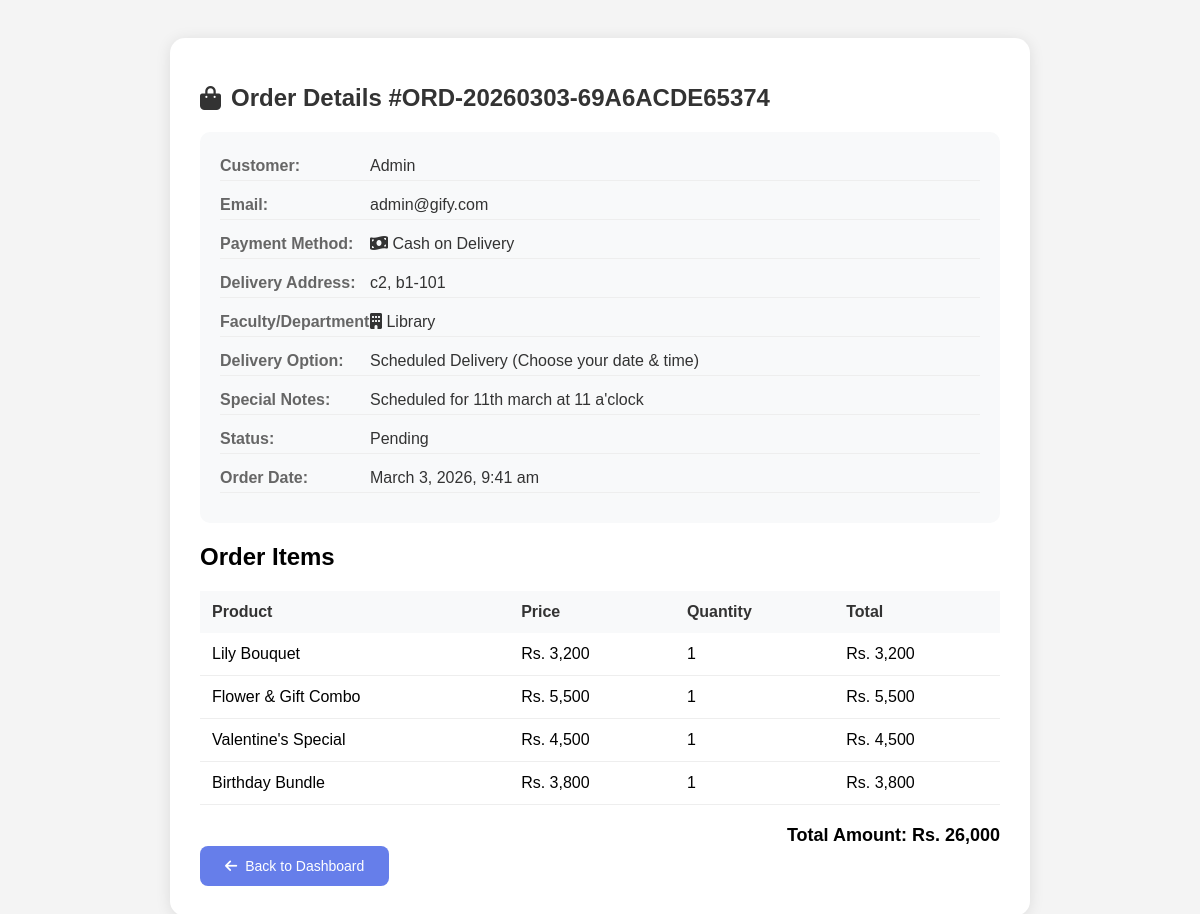
The app's page /admin/view_order.php?id=4 (signed in) with its own data.
### tables this page shows
CREATE TABLE `orders` (
  `id` int(11) NOT NULL,
  `user_id` int(11) NOT NULL,
  `order_number` varchar(50) NOT NULL,
  `total_amount` decimal(10,2) NOT NULL,
  `payment_method` enum('card','cash') NOT NULL,
  `delivery_address` text NOT NULL,
  `status` enum('pending','processing','completed','cancelled') DEFAULT 'pending',
  `created_at` timestamp NOT NULL DEFAULT current_timestamp(),
  `faculty` varchar(100) NOT NULL DEFAULT 'Not Specified',
  `delivery_option` varchar(50) NOT NULL DEFAULT 'standard',
  `special_notes` text DEFAULT NULL
);

CREATE TABLE `users` (
  `id` int(11) NOT NULL,
  `full_name` varchar(100) NOT NULL,
  `email` varchar(100) NOT NULL,
  `password` varchar(255) NOT NULL,
  `created_at` timestamp NOT NULL DEFAULT current_timestamp(),
  `is_admin` tinyint(4) DEFAULT 0
);

CREATE TABLE `order_items` (
  `id` int(11) NOT NULL,
  `order_id` int(11) NOT NULL,
  `product_id` int(11) NOT NULL,
  `product_name` varchar(200) NOT NULL,
  `price` decimal(10,2) NOT NULL,
  `quantity` int(11) NOT NULL
);

### admin/view_order.php (the view, shortened to what this page needs)
<?php
require_once '../config/database.php';
$order_id = $_GET['id'] ?? 0;
$stmt = $pdo->prepare("
    SELECT o.*, u.full_name, u.email
    FROM orders o
    JOIN users u ON o.user_id = u.id
    WHERE o.id = ?
");
$stmt->execute([$order_id]);
$order = $stmt->fetch();
$stmt = $pdo->prepare("SELECT * FROM order_items WHERE order_id = ?");
$stmt->execute([$order_id]);
$items = $stmt->fetchAll();
?>
<!DOCTYPE html>
<html>
<head>
    <link rel="stylesheet" href="https://cdnjs.cloudflare.com/ajax/libs/font-awesome/6.0.0/css/all.min.css">
</head>
<body>
    <div class="container">
        <h1><i class="fas fa-shopping-bag"></i> Order Details #<?php echo $order['order_number']; ?></h1>
        <div class="order-info">
            <div class="info-row">
                <span class="info-label">Customer:</span>
                <span class="info-value"><?php echo htmlspecialchars($order['full_name']); ?></span>
            </div>
            <div class="info-row">
                <span class="info-label">Email:</span>
                <span class="info-value"><?php echo htmlspecialchars($order['email']); ?></span>
            </div>
            <div class="info-row">
                <span class="info-label">Payment Method:</span>
                <span class="info-value">
                    <?php if($order['payment_method'] == 'card'): ?>
                        <i class="fas fa-credit-card"></i> Credit Card
                    <?php else: ?>
                        <i class="fas fa-money-bill-wave"></i> Cash on Delivery
                    <?php endif; ?>
                </span>
            </div>
            <div class="info-row">
                <span class="info-label">Delivery Address:</span>
                <span class="info-value"><?php echo htmlspecialchars($order['delivery_address']); ?></span>
            </div>
            <div class="info-row">
                <span class="info-label">Faculty/Department:</span>
                <span class="info-value"><i class="fas fa-building"></i> <?php echo htmlspecialchars($order['faculty']); ?></span>
            </div>
            <div class="info-row">
                <span class="info-label">Delivery Option:</span>
                <span class="info-value">
                    <?php
                        $deliveryOptions = [
                            'standard' => 'Standard Delivery (2-3 working days)',
                            'express' => 'Express Delivery (Same day / Next day)',
                            'scheduled' => 'Scheduled Delivery (Choose your date & time)'
                        ];
                        echo isset($deliveryOptions[$order['delivery_option']]) ? $deliveryOptions[$order['delivery_option']] : htmlspecialchars($order['delivery_option']);
                    ?>
                </span>
            </div>
            <?php if(!empty($order['special_notes'])): ?>
            <div class="info-row">
                <span class="info-label">Special Notes:</span>
                <span class="info-value"><?php echo htmlspecialchars($order['special_notes']); ?></span>
            </div>
            <?php endif; ?>
            <div class="info-row">
                <span class="info-label">Status:</span>
                <span class="info-value"><?php echo ucfirst($order['status']); ?></span>
            </div>
            <div class="info-row">
                <span class="info-label">Order Date:</span>
                <span class="info-value"><?php echo date('F j, Y, g:i a', strtotime($order['created_at'])); ?></span>
            </div>
        </div>
        <h2>Order Items</h2>
        <table>
            <thead>
                <tr>
                    <th>Product</th>
                    <th>Price</th>
                    <th>Quantity</th>
                    <th>Total</th>
                </tr>
            </thead>
            <tbody>
                <?php foreach($items as $item): ?>
                <tr>
                    <td><?php echo htmlspecialchars($item['product_name']); ?></td>
                    <td>Rs. <?php echo number_format($item['price']); ?></td>
                    <td><?php echo $item['quantity']; ?></td>
                    <td>Rs. <?php echo number_format($item['price'] * $item['quantity']); ?></td>
                </tr>
                <?php endforeach; ?>
            </tbody>
        </table>
        <div class="total">
            Total Amount: Rs. <?php echo number_format($order['total_amount']); ?>
        </div>
        <a href="index.php" class="back-btn">
            <i class="fas fa-arrow-left"></i> Back to Dashboard
        </a>
    </div>
</body>
</html>

### admin/view_order.php (style rules this page uses)
body { font-family: 'Poppins', sans-serif; background: #f4f4f4; padding: 30px; }
.container { max-width: 800px; margin: 0 auto; background: white; border-radius: 15px; padding: 30px; box-shadow: 0 2px 15px rgba(0,0,0,0.1); }
h1 { font-size: 24px; color: #333; margin-bottom: 20px; display: flex; align-items: center; gap: 10px; }
.order-info { background: #f8f9fa; padding: 20px; border-radius: 10px; margin-bottom: 20px; }
.info-row { display: flex; margin-bottom: 10px; padding: 5px 0; border-bottom: 1px solid #eee; }
.info-label { width: 150px; font-weight: 600; color: #666; }
.info-value { flex: 1; color: #333; }
table { width: 100%; border-collapse: collapse; margin: 20px 0; }
th { background: #f8f9fa; padding: 12px; text-align: left; font-weight: 600; color: #333; }
td { padding: 12px; border-bottom: 1px solid #eee; }
.total { font-size: 18px; font-weight: 700; color: var(--pink); text-align: right; margin-top: 20px; }
.back-btn { background: #667eea; color: white; padding: 12px 25px; border: none; border-radius: 8px; cursor: pointer; font-size: 14px; display: inline-flex; align-items: center; gap: 8px; text-decoration: none; }

### records on screen
orders: order_number "ORD-20260303-69A6ACDE65374", user.full_name "Admin", user.email "admin@gify.com", delivery_address "c2, b1-101", faculty "Library", delivery_option "Scheduled Delivery (Choose your date & time)", special_notes "Scheduled for 11th march at 11 a'clock", status "Pending", created_at "March 3, 2026, 9:41 am", total_amount "26,000"
order_items: product_name "Lily Bouquet", price "3,200", quantity "1", $item['price'] * $item['quantity'] "3,200"
order_items: product_name "Flower & Gift Combo", price "5,500", quantity "1", $item['price'] * $item['quantity'] "5,500"
order_items: product_name "Valentine's Special", price "4,500", quantity "1", $item['price'] * $item['quantity'] "4,500"
order_items: product_name "Birthday Bundle", price "3,800", quantity "1", $item['price'] * $item['quantity'] "3,800"
